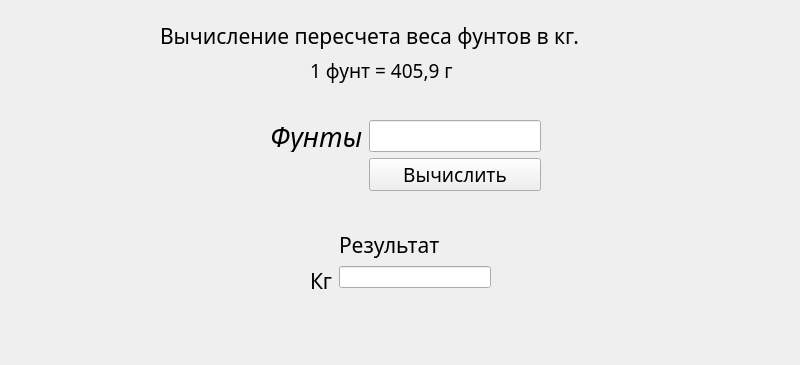
<?xml version="1.0" encoding="UTF-8"?>
<ui version="4.0">
 <class>weight_conversion_from_pounds_to_kg_Window</class>
 <widget class="QMainWindow" name="weight_conversion_from_pounds_to_kg_Window">
  <property name="geometry">
   <rect>
    <x>0</x>
    <y>0</y>
    <width>800</width>
    <height>365</height>
   </rect>
  </property>
  <property name="windowTitle">
   <string>MainWindow</string>
  </property>
  <widget class="QWidget" name="centralwidget">
   <widget class="QLabel" name="weight_conversion_from_pounds_to_kg_label">
    <property name="geometry">
     <rect>
      <x>160</x>
      <y>10</y>
      <width>511</width>
      <height>51</height>
     </rect>
    </property>
    <property name="font">
     <font>
      <family>Source Code Pro</family>
      <pointsize>16</pointsize>
     </font>
    </property>
    <property name="text">
     <string>Вычисление пересчета веса фунтов в кг.</string>
    </property>
    <property name="wordWrap">
     <bool>true</bool>
    </property>
   </widget>
   <widget class="QWidget" name="formLayoutWidget_2">
    <property name="geometry">
     <rect>
      <x>290</x>
      <y>220</y>
      <width>231</width>
      <height>117</height>
     </rect>
    </property>
    <layout class="QFormLayout" name="result_frame">
     <property name="leftMargin">
      <number>20</number>
     </property>
     <property name="topMargin">
      <number>10</number>
     </property>
     <property name="rightMargin">
      <number>30</number>
     </property>
     <property name="bottomMargin">
      <number>0</number>
     </property>
     <item row="2" column="0">
      <widget class="QLabel" name="label_2">
       <property name="font">
        <font>
         <family>Source Code Pro</family>
         <pointsize>16</pointsize>
        </font>
       </property>
       <property name="text">
        <string>Кг</string>
       </property>
      </widget>
     </item>
     <item row="1" column="1">
      <widget class="QLabel" name="label">
       <property name="font">
        <font>
         <family>Source Code Pro</family>
         <pointsize>16</pointsize>
        </font>
       </property>
       <property name="whatsThis">
        <string/>
       </property>
       <property name="text">
        <string>Результат</string>
       </property>
      </widget>
     </item>
     <item row="2" column="1">
      <widget class="QLineEdit" name="result_text">
       <property name="text">
        <string/>
       </property>
      </widget>
     </item>
    </layout>
   </widget>
   <widget class="QLabel" name="info_label">
    <property name="geometry">
     <rect>
      <x>310</x>
      <y>50</y>
      <width>191</width>
      <height>41</height>
     </rect>
    </property>
    <property name="font">
     <font>
      <family>Source Code Pro</family>
      <pointsize>14</pointsize>
     </font>
    </property>
    <property name="text">
     <string>1 фунт = 405,9 г</string>
    </property>
   </widget>
   <widget class="QWidget" name="formLayoutWidget">
    <property name="geometry">
     <rect>
      <x>250</x>
      <y>100</y>
      <width>321</width>
      <height>111</height>
     </rect>
    </property>
    <layout class="QFormLayout" name="input_frame">
     <property name="leftMargin">
      <number>20</number>
     </property>
     <property name="topMargin">
      <number>20</number>
     </property>
     <property name="rightMargin">
      <number>30</number>
     </property>
     <property name="bottomMargin">
      <number>20</number>
     </property>
     <item row="0" column="0">
      <widget class="QLabel" name="U_label">
       <property name="font">
        <font>
         <family>Source Code Pro Medium</family>
         <pointsize>20</pointsize>
         <italic>true</italic>
        </font>
       </property>
       <property name="text">
        <string>Фунты</string>
       </property>
      </widget>
     </item>
     <item row="0" column="1">
      <widget class="QLineEdit" name="pounds_input">
       <property name="font">
        <font>
         <family>Source Code Pro</family>
         <pointsize>14</pointsize>
         <italic>false</italic>
         <bold>false</bold>
        </font>
       </property>
       <property name="text">
        <string/>
       </property>
      </widget>
     </item>
     <item row="1" column="1">
      <widget class="QPushButton" name="weight_conversion_from_pounds_to_kg_result_button">
       <property name="font">
        <font>
         <family>Source Code Pro Medium</family>
         <pointsize>14</pointsize>
         <bold>false</bold>
        </font>
       </property>
       <property name="text">
        <string>Вычислить</string>
       </property>
      </widget>
     </item>
    </layout>
   </widget>
  </widget>
 </widget>
 <resources/>
 <connections/>
</ui>
